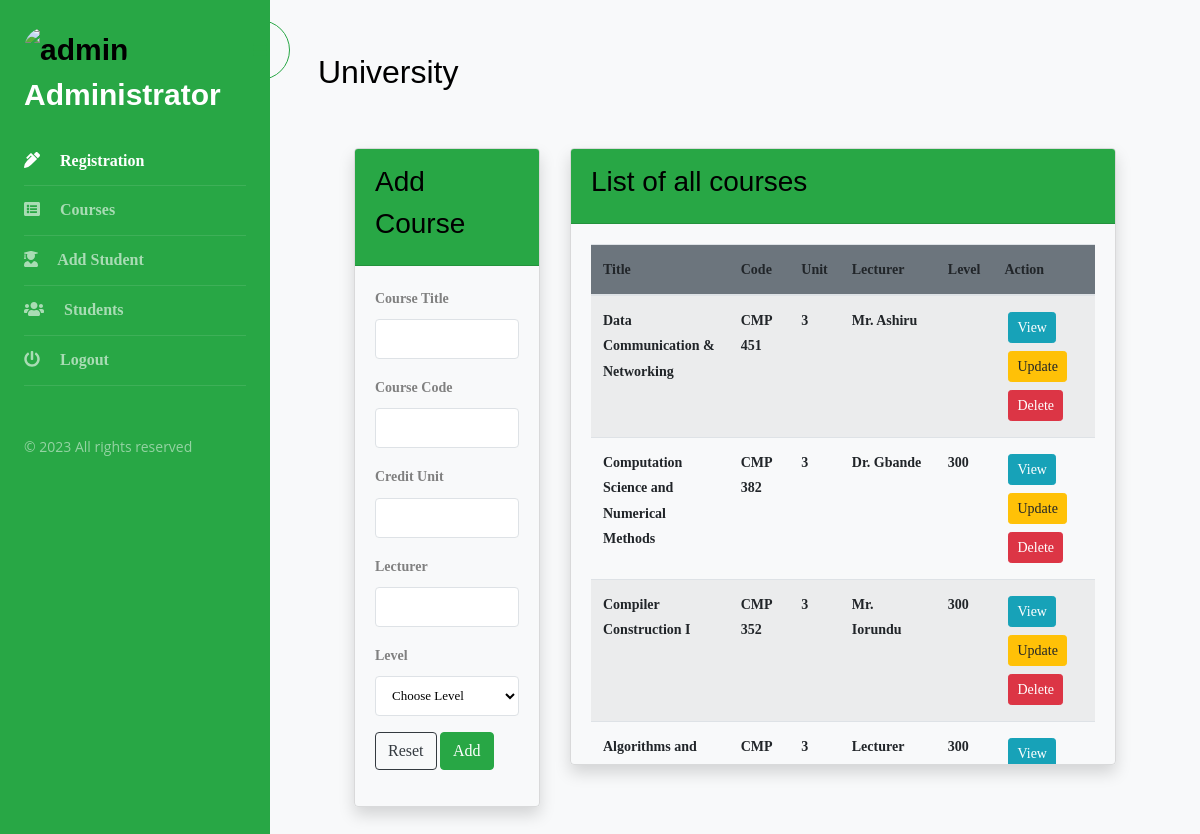
The app's page /views/admin.php (signed in) with its own data.
### tables this page shows
CREATE TABLE `courses` (
  `id` int(11) NOT NULL,
  `title` varchar(70) NOT NULL,
  `code` varchar(18) NOT NULL,
  `unit` int(2) NOT NULL,
  `lecturer` varchar(40) NOT NULL,
  `level` int(5) DEFAULT NULL
);

### classes/Database.php (called while the page is built, shortened)
<?php
Class Database
{
	private $server = "mysql:host=localhost;dbname=course_reg_system";
	private $username = "root";
	private $password = "";
	private $options  = array(PDO::ATTR_ERRMODE => PDO::ERRMODE_EXCEPTION,PDO::ATTR_DEFAULT_FETCH_MODE => PDO::FETCH_OBJ,);
	public function open()
	{
 		try{
 			$this->conn = new PDO($this->server, $this->username, $this->password, $this->options);
 			return $this->conn;
 		}
 		catch (PDOException $e){
 			echo "There is some problem in connection: " . $e->getMessage();
 		}
	}
}

### classes/Course.php (called while the page is built, shortened)
<?php
require_once("Database.php");
class Course extends Database
{
    public function courses()
    {
        $sql = "SELECT * FROM courses ORDER BY id DESC";
        $result = $this->open()->prepare($sql);
        $result->execute();
        if ($result->rowCount() > 0) {
            while ($row = $result->fetch(PDO::FETCH_OBJ)) {
                $data[] = $row;
            }
            return $data;
        } else {
            return faLSE;
        }
    }
}

### classes/Student.php (called while the page is built, shortened)
<?php
require_once("Database.php");
class Student extends Database
{
    public function students()
    {
        $sql = "SELECT * FROM students ORDER BY id DESC";
        $result = $this->open()->prepare($sql);
        $result->execute();
        if($result->rowCount() > 0)
        {
            while ($row = $result->fetch(PDO::FETCH_OBJ))
            {
                $data[] = $row;
            }
            return $data;
        }
        else
        {
            return faLSE;
        }
    }
}

### classes/CourseRegistration.php (called while the page is built, shortened)
<?php
require_once("Database.php");
class CourseRegistration extends Database
{
    public function course_registrations()
    {
        $sql = "SELECT
        course_registration.id AS cos_reg_id,
        course_registration.student_id AS stud_id,
        course_registration.course_ids AS cos_reg_ids,
        course_registration.date AS cos_reg_date,
        course_registration.status AS cos_reg_stat,
        students.fullname AS cos_reg_fullname,
        students.reg_num AS cos_reg_num,
        students.level AS cos_reg_level
        FROM course_registration LEFT JOIN students
        ON course_registration.student_id = students.id
        ORDER BY course_registration.id DESC";
        $result = $this->open()->prepare($sql);
        $result->execute();
        if ($result->rowCount() > 0) {
            while ($row = $result->fetch(PDO::FETCH_OBJ)) {
                $data[] = $row;
            }
            return $data;
        } else {
            return faLSE;
        }
    }
}

### views/admin.php (the view, shortened to what this page needs)
<?php
require_once("../classes/Student.php");
require_once("../classes/Course.php");
require_once("../classes/CourseRegistration.php");
?>
<!DOCTYPE html>
<html>
<head>
    <link href="../public/css/cosmo-bootstrap.min.css" type="text/css" rel="stylesheet">
    <link href="../public/css/style-5.css" type="text/css" rel="stylesheet">
    <link href="../public/font-awesome/css/all.css" type="text/css" rel="stylesheet">
    <link href="../public/font-awesome/css/fontawesome.css" type="text/css" rel="stylesheet">
    <link href="../public/jAlert/index-assets/css/style.css" rel="stylesheet">
    <link href="../public/jAlert/index-assets/css/font-awesome.min.css" rel="stylesheet">
    <link href="../public/jAlert/index-assets/js/google-code-prettify/prettify.css" rel="stylesheet">
    <link href="../public/jAlert/src/jAlert.css" rel="stylesheet">
</head>
<body>
    <div class="wrapper d-flex align-items-stretch">
        <nav id="sidebar" class="bg-success">
            <div class="custom-menu">
                <button type="button" id="sidebarCollapse" class="btn btn-outline-success">
                    <i class="fa fa-bars"></i>
                </button>
            </div>
            <div class="p-4">
                <h1>
                    <img src="../public/images/admin.jpeg" alt="admin" style="width: 150px; height: 150px; border-radius: 75px;" />
                    <a href="#" class="logo">
                        Administrator
                    </a>
                </h1>
                <ul class="list-unstyled components mb-5">
                    <li class="active" onclick="return ShowCourseRegistration();">
                        <a href="#">
                            <span class="fa fa-pen-alt mr-3"></span> Registration
                        </a>
                    </li>
                    <li onclick="return ShowCourses();">
                        <a href="#"><span class="fa fa-list-alt mr-3"></span> Courses </a>
                    </li>
                    <li onclick="return ShowAddStudentFrame();">
                        <a href="#">
                            <span class="fa fa-user-graduate mr-3"></span> Add Student
                        </a>
                    </li>
                    <li onclick="return ShowStudentsFrame();">
                        <a href="#"><span class="fa fa-users mr-3"></span> Students </a>
                    </li>
                    <li>
                        <a href="../controllers/AdminLogoutController.php"><span class="fa fa-power-off mr-3"></span> Logout </a>
                    </li>
                </ul>
                <div class="footer">
                    <p>
                        &copy;
                        All rights reserved
                    </p>
                </div>
            </div>
        </nav>
        <div id="content" class="p-4 p-md-5 pt-5">
            <h2 class="mb-1"> University </h2>
                        <?php
                        $student = new Student();
                        $students = $student->students();
                        ?>
                        <?php
                        $course_registration = new CourseRegistration();
                        $course_registrations = $course_registration->course_registrations();
                        ?>
            <div class="" id="courses" style="display: block">
                <div class="row justify-content-center">
                    <div class="col-md-3 col-sm-3 col-lg-3">
                        <div class="card mt-5 shadow bg-transparent">
                            <div class="card-header bg-success">
                                <h3 class="course-heading"> Add Course </h3>
                            </div>
                            <div class="card-body">
                                <form action="../controllers/CourseController.php" method="POST">
                                    <div class="form-group">
                                        <label for="reg_num"> Course Title </label>
                                        <input type="text" class="form-control border" id="title" name="title" required />
                                    </div>
                                    <div class="form-group">
                                        <label for="reg_num"> Course Code </label>
                                        <input type="text" class="form-control border" id="code" name="code" required />
                                    </div>
                                    <div class="form-group">
                                        <label for="reg_num"> Credit Unit </label>
                                        <input type="text" class="form-control border" id="unit" name="unit" required />
                                    </div>
                                    <div class="form-group">
                                        <label for="reg_num"> Lecturer </label>
                                        <input type="text" class="form-control border" id="lecturer" name="lecturer" required />
                                    </div>
                                    <div class="form-group">
                                        <label for="reg_num"> Level </label>
                                        <select class="form-control border" id="level" name="level" required>
                                            <option value="" selected> Choose Level </option>
                                        </select>
                                    </div>
                                    <div class="form-group">
                                        <input class="btn btn-outline-dark btn-md" type="reset" name="reset" value="Reset" />
                                        <input class="btn btn-success btn-md" type="submit" name="add_course" value="Add" />
                                    </div>
                                </form>
                            </div>
                        </div>
                    </div>
                    <div class="col-md-8 col-sm-8 col-lg-8">
                        <div class="card mt-5 shadow bg-transparent">
                            <div class="card-header bg-success">
                                <h3 class="course-heading"> List of all courses </h3>
                            </div>
                            <div class="card-body" style="overflow-y: scroll; height: 540px;">
                                <table class="table table-striped table-hover">
                                    <thead class="bg-secondary">
                                        <tr>
                                            <th> Title </th>
                                            <th> Code </th>
                                            <th> Unit </th>
                                            <th> Lecturer </th>
                                            <th> Level </th>
                                            <th> Action </th>
                                        </tr>
                                    </thead>
                                    <tbody>
                                        <?php
                                        $course = new Course();
                                        $courses = $course->courses();
                                        if (($courses != false) || ($courses != null)) {
                                            foreach ($courses as $cs) {
                                        ?>
                                                <tr>
                                                    <td> <?php echo $cs->title; ?> </td>
                                                    <td> <?php echo $cs->code; ?> </td>
                                                    <td> <?php echo $cs->unit; ?> </td>
                                                    <td> <?php echo $cs->lecturer; ?> </td>
                                                    <td> <?php echo $cs->level; ?> </td>
                                                    <td>
                                                        <a href="#" id="cs_vw" class="btn btn-info btn-sm m-1" value="<?php echo $cs->id; ?>">
                                                            View
                                                        </a>
                                                        <a href="#" id="cs_upd" class="btn btn-warning btn-sm m-1" value="<?php echo $cs->id; ?>">
                                                            Update
                                                        </a>
                                                        <a href="#" id="cs_del" class="btn btn-danger btn-sm m-1 cs_del" value="<?php echo $cs->id; ?>">
                                                            Delete
                                                        </a>
                                                    </td>
                                                </tr>
                                        <?php
                                            }
                                        }
                                        ?>
                                    </tbody>
                                </table>
                            </div>
                        </div>
                    </div>
                </div>
            </div>
        </div>
    </div>
</body>
</html>

### public/jAlert/index-assets/css/style.css (style rules this page uses)
body { background: #fff; font-family: 'Open Sans', sans-serif; font-weight:400; }
p { font-family: 'Open Sans', sans-serif; font-weight:400; }

### views/admin.php (style rules this page uses)
body { background: #f8f9fa; font-weight: bold; font-family: Klavika; }

### records on screen
courses: title "Data Communication & Networking", code "CMP 451", unit "3", lecturer "Mr. Ashiru", $cs->id 41 (drawn)
courses: title "Computation Science and Numerical Methods", code "CMP 382", unit "3", lecturer "Dr. Gbande", level "300", $cs->id 40 (drawn)
courses: title "Compiler Construction I", code "CMP 352", unit "3", lecturer "Mr. Iorundu", level "300", $cs->id 39 (drawn)
courses: title "Algorithms and…", code "CMP…", unit "3", lecturer "Lecturer…", level "300", $cs->id 38 (drawn)
